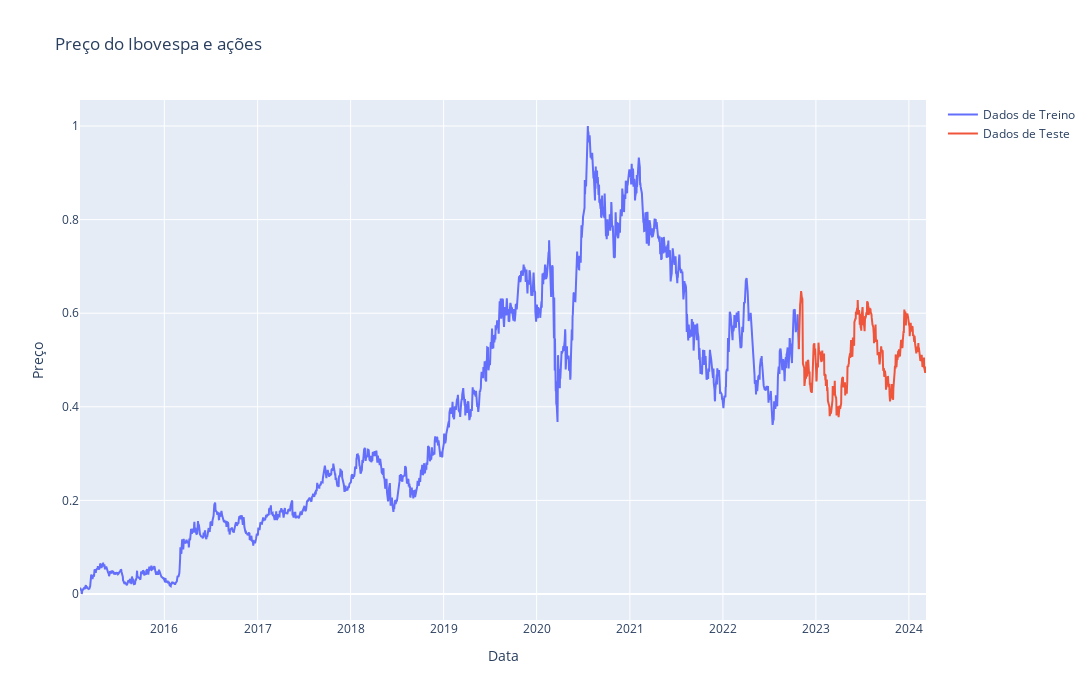

Write notebook code for a chart like this one.
### Code cell
# Cria um gráfico de linha usando o Plotly
fig = go.Figure()
fig.add_trace(go.Scatter(x=T_train ,y=np.squeeze(y_train), mode='lines',name="Dados de Treino"))
fig.add_trace(go.Scatter(x=T_test, y=np.squeeze(y_test), mode='lines',name="Dados de Teste"))
# Configura o layout do gráfico
fig.update_layout(
    width=1500,
    height=700,
    title='Preço do Ibovespa e ações',
    xaxis_title='Data',
    yaxis_title='Preço',
    showlegend=True
)
fig.show()

### Figure 1 — Plotly figure (JSON) as saved in the notebook; plotly's stock layout.template omitted (floating-point values rounded to 4 significant figures; data arrays with more than 128 entries replaced by an {"elided": "..."} marker saying what was removed)
{"data": [{"mode": "lines", "name": "Dados de Treino", "type": "scatter", "x": {"elided": "1921 str values"}, "y": {"elided": "1921 float values"}}, {"mode": "lines", "name": "Dados de Teste", "type": "scatter", "x": {"elided": "340 str values"}, "y": {"elided": "340 float values"}}], "layout": {"height": 700, "showlegend": true, "title": {"text": "Preço do Ibovespa e ações"}, "width": 1500, "xaxis": {"title": {"text": "Data"}}, "yaxis": {"title": {"text": "Preço"}}}}
